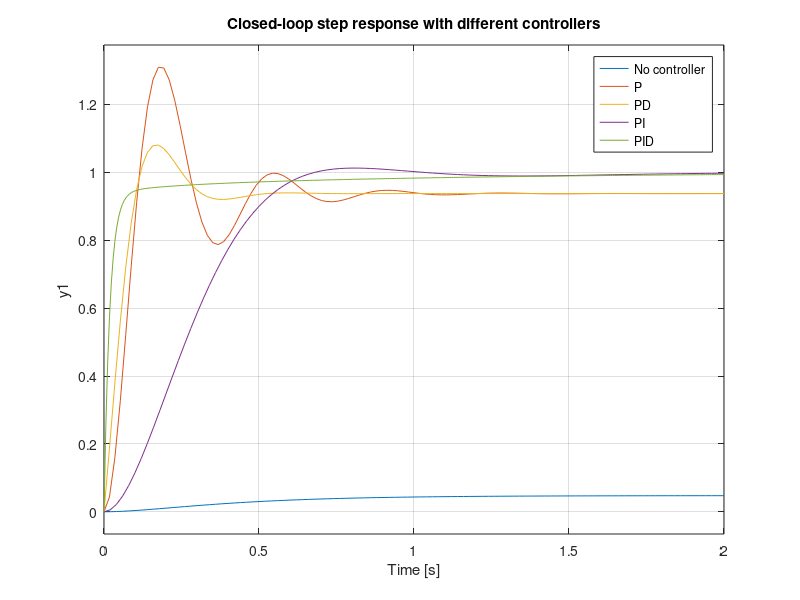

MATLAB code for this plot: (Note: this script raises an error after producing the figure.)
%% Weeks 11-12 - P, PI, PD and PID controllers
% مقارنة المتحكمات على النظام  G(s) = 1/(s^2 + 10 s + 20)
% (Open the PID Tuner from the toolbar for interactive tuning)
clc; clear; close all

G = tf(1, [1 10 20]);
T0 = feedback(G, 1);

Cp   = pid(300);              % P
Cpd  = pid(300, 0, 10);       % PD
Cpi  = pid(30, 70);           % PI
Cpid = pid(350, 300, 50);     % PID

Tp   = feedback(Cp*G, 1);
Tpd  = feedback(Cpd*G, 1);
Tpi  = feedback(Cpi*G, 1);
Tpid = feedback(Cpid*G, 1);

step(T0, Tp, Tpd, Tpi, Tpid, 2)
legend('No controller', 'P', 'PD', 'PI', 'PID')
title('Closed-loop step response with different controllers')

% compare the specifications  |  مقارنة المواصفات
Sp = stepinfo(Tp); Spd = stepinfo(Tpd); Spi = stepinfo(Tpi); Spid = stepinfo(Tpid);
fprintf('\n  Controller   Overshoot(%%)   Settling(s)   DC gain\n');
fprintf('  P            %8.2f      %8.3f    %6.3f\n', Sp.Overshoot, Sp.SettlingTime, dcgain(Tp));
fprintf('  PD           %8.2f      %8.3f    %6.3f\n', Spd.Overshoot, Spd.SettlingTime, dcgain(Tpd));
fprintf('  PI           %8.2f      %8.3f    %6.3f\n', Spi.Overshoot, Spi.SettlingTime, dcgain(Tpi));
fprintf('  PID          %8.2f      %8.3f    %6.3f\n', Spid.Overshoot, Spid.SettlingTime, dcgain(Tpid));
